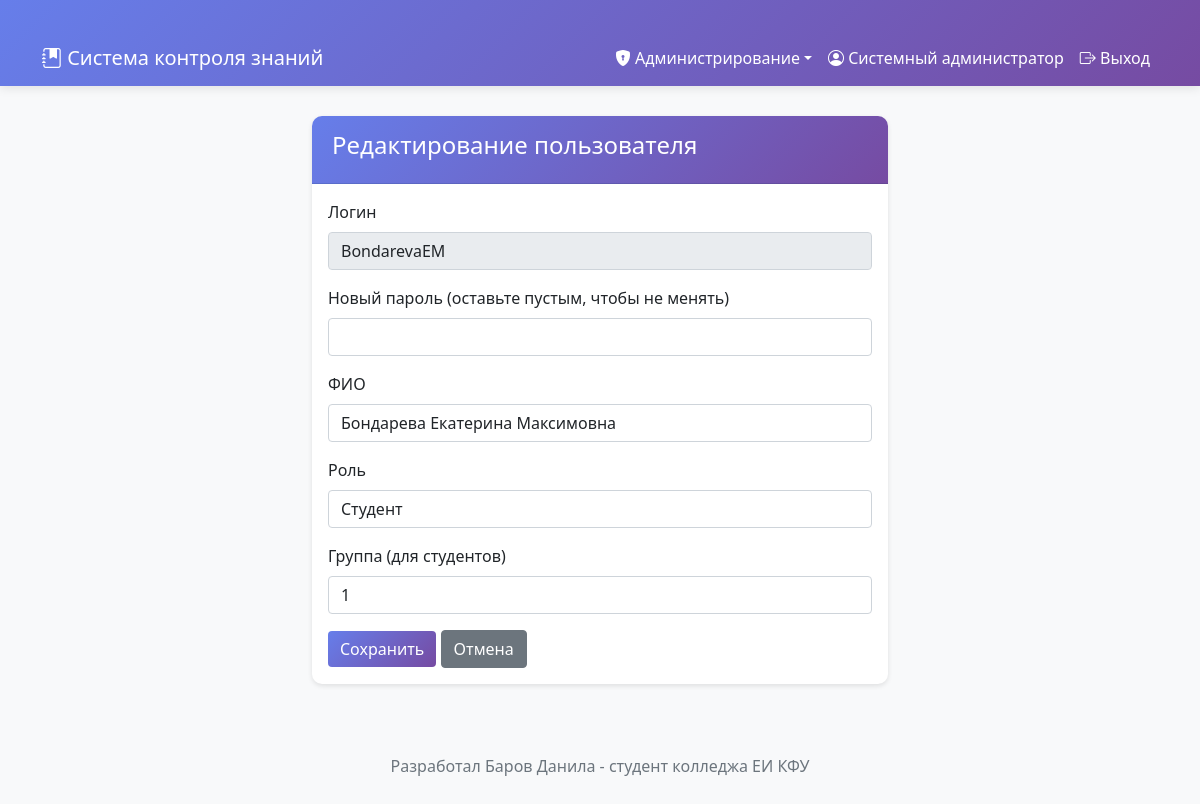
The app's page /admin/users/edit/10 (signed in) with its own data.
### tables this page shows
CREATE TABLE users (
                    id INTEGER PRIMARY KEY AUTOINCREMENT,
                    username TEXT UNIQUE NOT NULL,
                    password TEXT NOT NULL,
                    full_name TEXT NOT NULL,
                    role TEXT NOT NULL,
                    group_name TEXT,
                    created_at TIMESTAMP DEFAULT CURRENT_TIMESTAMP
                );

### app.py (the view, shortened to what this page needs)
@app.route('/admin/users/edit/<int:user_id>', methods=['GET', 'POST'])
@login_required
@role_required('admin')
def admin_edit_user(user_id):
    with db.get_connection() as conn:
        cursor = conn.cursor()
        cursor.execute('SELECT * FROM users WHERE id=?', (user_id,))
        user = cursor.fetchone()
    return render_template('admin/user_form.html', user=user, edit_mode=True)

### auth.py (called while the page is built)
def login_required(f):
    @wraps(f)
    def decorated_function(*args, **kwargs):
        if 'user_id' not in session:
            flash('Пожалуйста, авторизуйтесь', 'warning')
            return redirect(url_for('login'))
        return f(*args, **kwargs)
    return decorated_function

def role_required(*roles):
    def decorator(f):
        @wraps(f)
        def decorated_function(*args, **kwargs):
            if 'role' not in session or session['role'] not in roles:
                flash('У вас нет доступа к этой странице', 'danger')
                return redirect(url_for('dashboard'))
            return f(*args, **kwargs)
        return decorated_function
    return decorator

### database.py (called while the page is built)
    @contextmanager
    def get_connection(self):
        conn = sqlite3.connect(self.db_path)
        conn.row_factory = sqlite3.Row
        try:
            yield conn
            conn.commit()
        except Exception as e:
            conn.rollback()
            raise e
        finally:
            conn.close()

### templates/admin/user_form.html (shortened to what this page needs)
{% extends "base.html" %}
{% block content %}
<div class="container" style="max-width: 600px;">
    <div class="card">
        <div class="card-header"><h4>{% if edit_mode %}Редактирование{% else %}Добавление{% endif %} пользователя</h4></div>
        <div class="card-body">
            <form method="POST">
                {% if not edit_mode %}
                <div class="mb-3"><label class="form-label">Логин</label><input type="text" name="username" class="form-control" required></div>
                <div class="mb-3"><label class="form-label">Пароль</label><input type="password" name="password" class="form-control" required></div>
                {% else %}
                <div class="mb-3"><label class="form-label">Логин</label><input type="text" class="form-control" value="{{ user.username }}" disabled></div>
                <div class="mb-3"><label class="form-label">Новый пароль (оставьте пустым, чтобы не менять)</label><input type="password" name="new_password" class="form-control"></div>
                {% endif %}
                <div class="mb-3"><label class="form-label">ФИО</label><input type="text" name="full_name" class="form-control" value="{{ user.full_name if user else '' }}" required></div>
                <div class="mb-3">
                    <label class="form-label">Роль</label>
                    <select name="role" class="form-control" required>
                        <option value="student" {% if user and user.role == 'student' %}selected{% endif %}>Студент</option>
                    </select>
                </div>
                <div class="mb-3"><label class="form-label">Группа (для студентов)</label><input type="text" name="group_name" class="form-control" value="{{ user.group_name if user else '' }}"></div>
                <button type="submit" class="btn btn-primary">Сохранить</button>
                <a href="{{ url_for('admin_users') }}" class="btn btn-secondary">Отмена</a>
            </form>
        </div>
    </div>
</div>
{% endblock %}

### templates/base.html (style rules this page uses)
body { background-color: #f8f9fa; padding-bottom: 50px; }
.container { margin-top: 30px; }
.card { box-shadow: 0 2px 5px rgba(0,0,0,0.1); border: none; border-radius: 10px; }
.card-header { background: linear-gradient(135deg, #667eea 0%, #764ba2 100%); color: white; border-radius: 10px 10px 0 0 !important; padding: 15px 20px; }
.btn-primary { background: linear-gradient(135deg, #667eea 0%, #764ba2 100%); border: none; }
.card, .alert { animation: fadeIn 0.5s ease-out; }

### records on screen
users: username "BondarevaEM", full_name "Бондарева Екатерина Максимовна", role "Студент", group_name "1"

### other values on screen
{{ session.full_name }} "Системный администратор"
